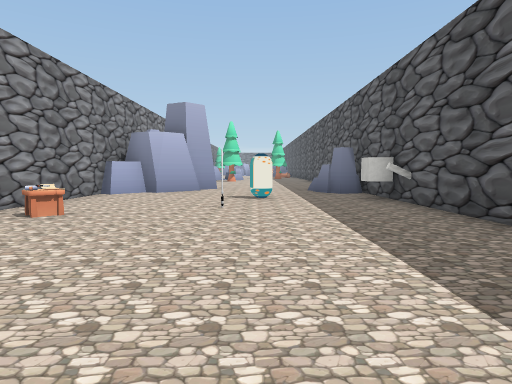
[1] (above)

16 first-person views from a walk through a Unity game level. The camera is 1.3 m above the floor, tilts 4° down and sees 75° across. The floor is counted in squares, 2 m on a side. Each view is taken from the middle of a square. On the plan, view 1 faces up. The plan holds only what a view shows up to about 10 squares ahead; the rest is blank. The place goes on beyond the plan. The player character is not drawn. Some animated figures are left out. Some surface patterns are stand-ins.

[2]
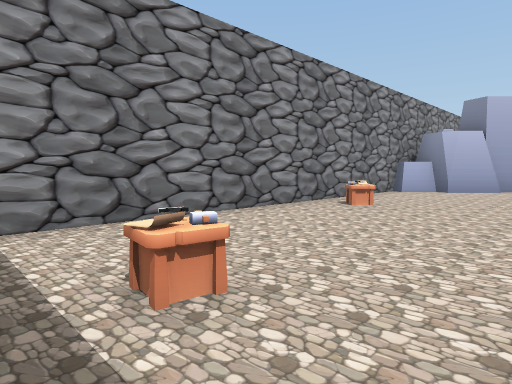

[3]
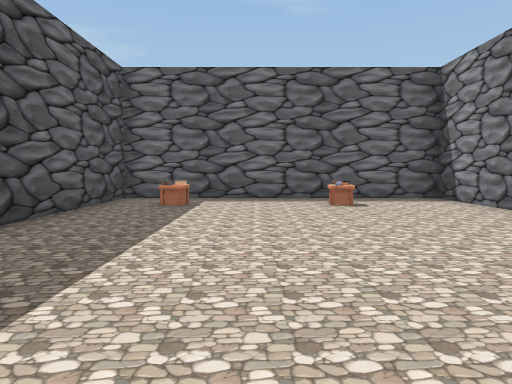

[4]
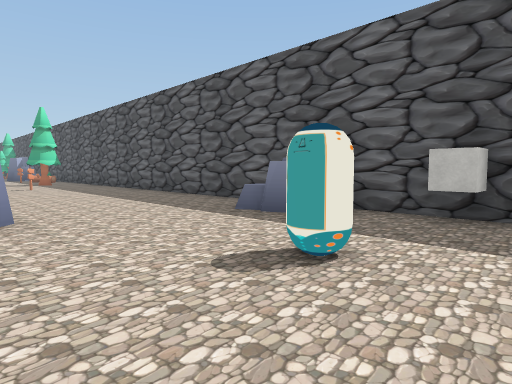

[5]
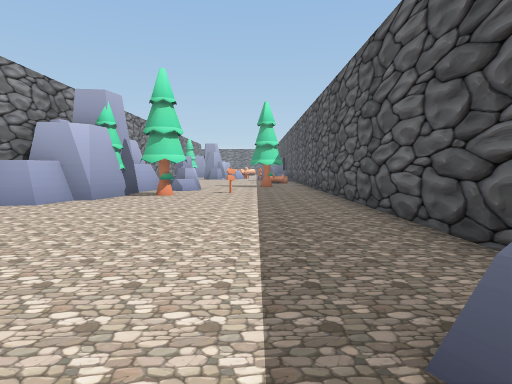

[6]
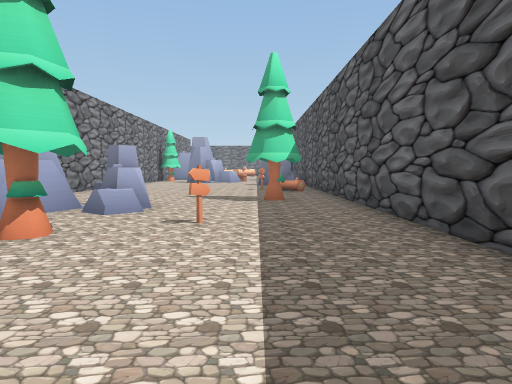

[7]
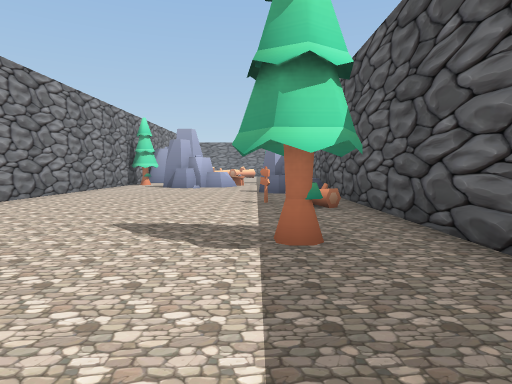

[8]
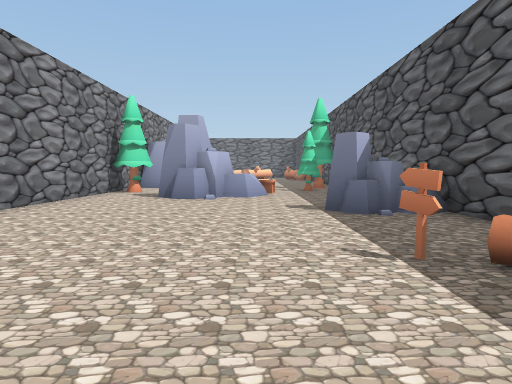

[9]
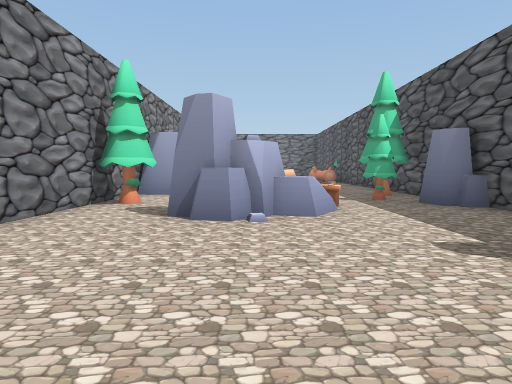

[10]
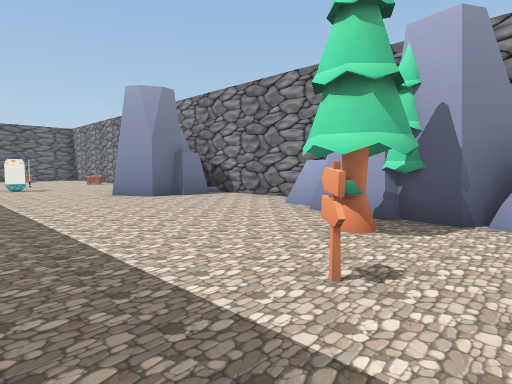

[11]
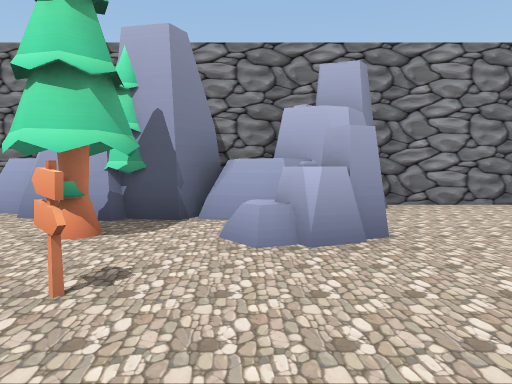

[12]
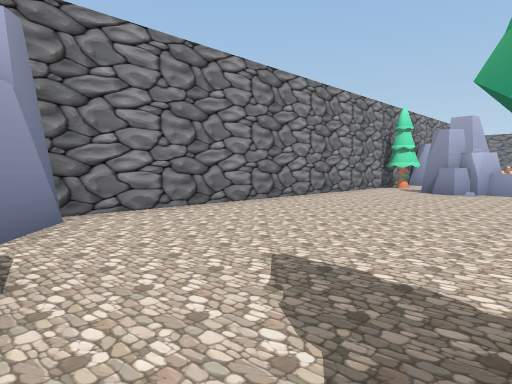

[13]
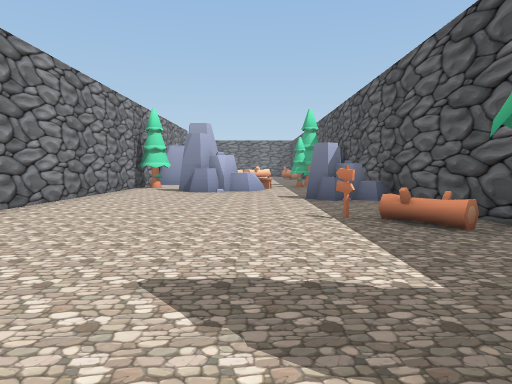

[14]
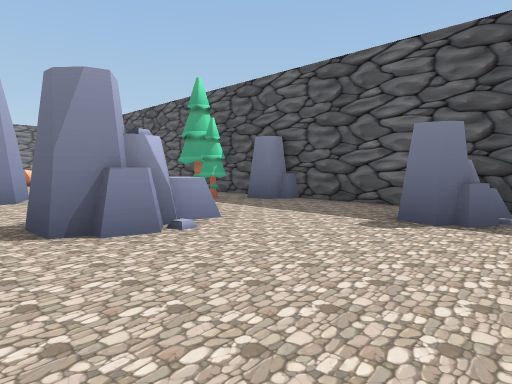

[15]
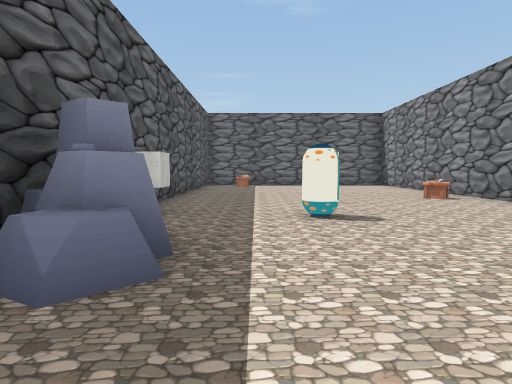

[16]
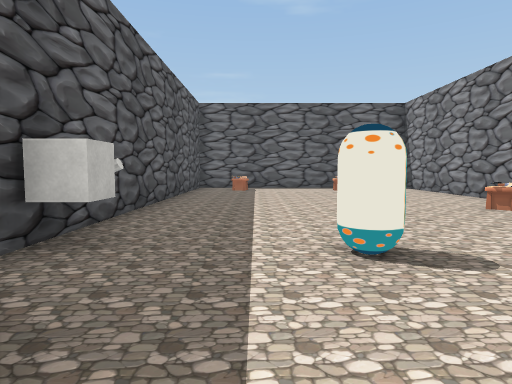

### Floor plan
Points are (right, up) in squares from view 1. A wall is a line through its corners. A room is listed if a view was taken in it or the views show most of it. See-through windows are left out.
Room 1 (views 1, 2, 3, 4, 5, 6, 7, 8, 9, 10, 11, 12, 13, 14, 15, 16)
walls: (-2.4, 16.4) (-2.5, 16) (-3.7, 15.8); (-2.5, 16.5) (-2.6, 15.9); (-2.8, 15) (-3.7, 14.9); (-3, 15.9) (-3.2, 14.9); (-2.3, 18.8) (-3.2, 18.5) (-2.2, 18) (-2.4, 17.3); (-4, 15.1) (-4, 10.8); (-2, 19.6) (-2.5, 18.3); (-2.8, 19.8) (-2.2, 19.4); (-3.4, 11.8) (-2.6, 11.9) (-2.5, 11.6) (-1.8, 11.7) (-1.3, 10.8) (-1.9, 10.2); (-1.7, 10.1) (-2.7, 9.1) (-3.1, 9.3) (-3.8, 8.6); (-3.5, 21.1) (-2.6, 20.4) (-3.1, 19.2); (-4, 9) (-4, -1.4) (2.9, -1.4) (2.9, 5.5); (2.9, 7.4) (2.9, 30.5); (2.9, 32) (2.9, 32.5); (-4, 32.5) (-4, 21.1)
low walls: (-2.7, 15.8) (-2.8, 15); (2.2, 23.4) (1.7, 24)
objects: other object (-3, 5); tree (-3, 17); tree (-3, 31); other object (-2, 0); rock (-2, 29) to (0, 30); other object (-1, 0); tree (-1, 17); rock (-1, 19) to (-1, 20); other object (0, 7); signpost (0, 18); other object (0, 31); tree (1, 21) to (2, 21); signpost (1, 24); rock (1, 27) to (2, 27); other object (2, 0); rock (2, 9) to (2, 10); tree (2, 32); other object (3, 6); other object (3, 7); rock (3, 31)

Where each view was taken, in squares from view 1:
view 1: 0 up, 0 right, facing up
view 2: 1 down, 0 right, facing up-left
view 3: 6 up, 0 right, facing down
view 4: 6 up, 2 left, facing up-right
view 5: 9 up, 1 right, facing up
view 6: 14 up, 1 right, facing up
view 7: 18 up, 1 right, facing up
view 8: 22 up, 0 right, facing up
view 9: 25 up, 1 left, facing up
view 10: 19 up, 2 right, facing down-left
view 11: 19 up, 2 right, facing left
view 12: 20 up, 1 right, facing up-left
view 13: 20 up, 0 right, facing up
view 14: 26 up, 3 left, facing up-right
view 15: 12 up, 1 right, facing down
view 16: 10 up, 1 right, facing down
